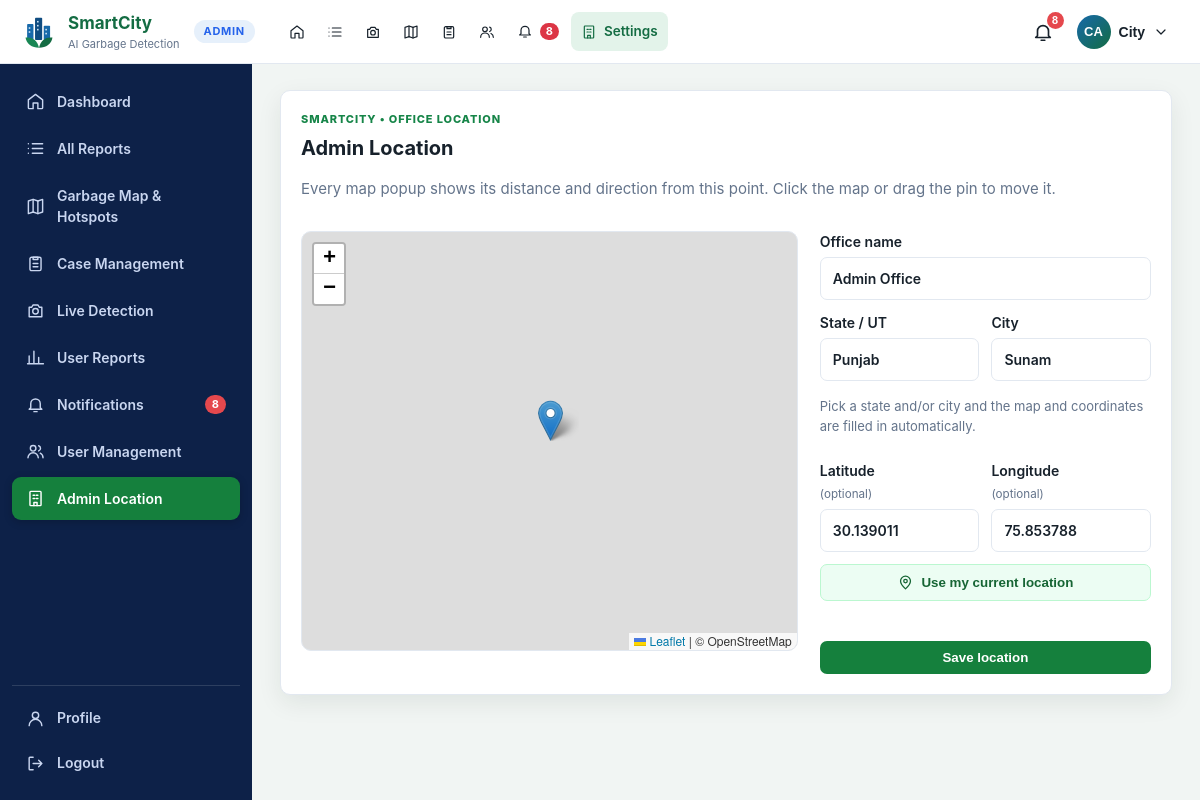
/admin/location (signed in), run on the app's committed database.
### tables this page shows
CREATE TABLE users (
    id INTEGER PRIMARY KEY AUTOINCREMENT,
    username TEXT NOT NULL UNIQUE COLLATE NOCASE,
    email TEXT UNIQUE COLLATE NOCASE,
    full_name TEXT NOT NULL,
    phone TEXT,
    password_hash TEXT NOT NULL,
    role TEXT NOT NULL DEFAULT 'user' CHECK(role IN ('admin', 'user', 'staff')),
    is_active INTEGER NOT NULL DEFAULT 1,
    created_at TEXT NOT NULL DEFAULT CURRENT_TIMESTAMP,
    last_login_at TEXT
);

CREATE TABLE settings (
    key TEXT PRIMARY KEY,
    value TEXT
);

### app/main.py (the view, shortened to what this page needs)
    @app.route("/admin/location", methods=["GET", "POST"])
    @admin_required
    def admin_location_page():
        errors = []
        location = admin_location()
        return render_template(
            "admin_location.html", location=location, errors=errors,
            states=sorted(geocode.STATE_CAPITALS),
        )

### app/auth.py (called while the page is built)
def initials(name: str | None) -> str:
    parts = [p for p in (name or "").split() if p]
    if not parts:
        return "?"
    if len(parts) == 1:
        return parts[0][:2].upper()
    return (parts[0][0] + parts[-1][0]).upper()

def login_required(view):
    @wraps(view)
    def wrapped(*args, **kwargs):
        if g.user is None:
            if request.path.startswith("/api/"):
                return {"ok": False, "error": "Please sign in to continue."}, 401
            next_url = request.full_path.rstrip("?") if request.method == "GET" else None
            login_endpoint = LOGIN_ENDPOINTS[area_for_path(request.path)]
            return redirect(url_for(login_endpoint, next=next_url))
        return view(*args, **kwargs)
    return wrapped

def admin_required(view):
    @wraps(view)
    @login_required
    def wrapped(*args, **kwargs):
        if g.user["role"] != ROLE_ADMIN:
            abort(403)
        return view(*args, **kwargs)
    return wrapped

### app/database/db.py (called while the page is built)
@contextmanager
def connect(database_path: str | Path):
    connection = sqlite3.connect(database_path)
    connection.row_factory = sqlite3.Row
    connection.execute("PRAGMA foreign_keys = ON")
    try:
        yield connection
        connection.commit()
    except Exception:
        connection.rollback()
        raise
    finally:
        connection.close()

def _notification_scope(audience, user_id):
    if audience == "user":
        return "n.audience = 'user' AND d.user_id = ?", [user_id]
    if audience == "staff":
        return (
            "n.audience = 'staff' AND c.assignee_id IN (SELECT id FROM assignees WHERE user_id = ?)",
            [user_id],
        )
    return "n.audience = 'admin'", []

def unread_notification_count(database_path, audience="admin", user_id=None):
    where, params = _notification_scope(audience, user_id)
    with connect(database_path) as connection:
        return connection.execute(
            f"""SELECT COUNT(*) FROM notifications n
                JOIN cases c ON c.id = n.case_id
                JOIN detections d ON d.id = c.detection_id
                WHERE n.is_read = 0 AND {where}""",
            params,
        ).fetchone()[0]

def get_user(database_path, user_id):
    if user_id is None:
        return None
    with connect(database_path) as connection:
        return connection.execute("SELECT * FROM users WHERE id = ?", (user_id,)).fetchone()

### app/templates/admin_location.html (shortened to what this page needs)
{% extends 'admin_base.html' %}{% from '_icons.html' import icon %}
{% block head %}<link rel="stylesheet" href="https://unpkg.com/leaflet@1.9.4/dist/leaflet.css"><script src="https://unpkg.com/leaflet@1.9.4/dist/leaflet.js"></script>{% endblock %}
{% block content %}
<section class="panel"><div class="panel-heading"><div><small class="eyebrow">SMARTCITY • OFFICE LOCATION</small><h2>Admin Location</h2><p>Every map popup shows its distance and direction from this point. Click the map or drag the pin to move it.</p></div></div>
<div class="location-grid"><div id="locMap" class="loc-map" data-lat="{{ location['lat'] }}" data-lng="{{ location['lng'] }}"></div>
<form method="post" class="loc-form">
<label>Office name<input name="label" maxlength="80" value="{{ location['label'] }}" required></label>
<div class="field-pair">
<label>State / UT<input id="stateInput" name="state" list="stateList" maxlength="80" value="{{ location['state'] }}" placeholder="e.g. Punjab" autocomplete="off"></label>
<label>City<input id="cityInput" name="city" maxlength="80" value="{{ location['city'] }}" placeholder="e.g. Mohali" autocomplete="off"></label>
</div>
<p class="muted-note">Pick a state and/or city and the map and coordinates are filled in automatically.</p>
<div class="field-pair">
<label>Latitude <small>(optional)</small><input id="latInput" name="latitude" type="number" step="any" min="-90" max="90" value="{{ location['lat'] }}" placeholder="auto"></label>
<label>Longitude <small>(optional)</small><input id="lngInput" name="longitude" type="number" step="any" min="-180" max="180" value="{{ location['lng'] }}" placeholder="auto"></label>
</div>
<button class="button secondary" type="button" id="useMyLocation">{{ icon('pin', 17) }} Use my current location</button>
<button class="button" type="submit">Save location</button></form></div></section>
{% endblock %}

### app/templates/_profile_menu.html (shortened to what this page needs)
{% from '_icons.html' import icon %}
{% if current_user %}
<div class="profile-menu" data-dropdown>
  <button class="profile-trigger" type="button" data-dropdown-toggle aria-haspopup="menu" aria-expanded="false" aria-label="Account menu">
    <span class="avatar">{{ user_initials }}</span>
    <span class="profile-name">{{ current_user['full_name'].split()[0] }}</span>
    {{ icon('chevron', 16) }}
  </button>
</div>
{% else %}
<div class="auth-links"><a class="button secondary" href="{{ url_for('login') }}">Login</a><a class="button" href="{{ url_for('register') }}">Register</a></div>
{% endif %}

### app/static/css/mobile-app.css (style rules this page uses)
html { -webkit-text-size-adjust:100%;text-size-adjust:100%;-webkit-tap-highlight-color:transparent }
body { padding-left:env(safe-area-inset-left);padding-right:env(safe-area-inset-right);overflow-x:hidden }
.panel,.table-wrap,.table-scroll { overflow-x:auto }

### app/static/css/app.css (style rules this page uses)
:root { --green:#146c43;--green2:#198754;--blue:#1769aa;--amber:#c97805;--red:#bd3039;--ink:#25332d;--muted:#69766f;--bg:#f5f7f5;--card:#fff;--line:#dfe6e1;--shadow:0 3px 12px #1a30200d }
* { box-sizing:border-box }
body { margin:0;background:var(--bg);color:var(--ink);font:15px/1.5 Arial,Segoe UI,sans-serif }
.button,.danger { display:inline-flex;justify-content:center;align-items:center;gap:7px;border:0;border-radius:6px;background:var(--green2);color:#fff;padding:10px 15px;font-weight:700;text-decoration:none;cursor:pointer }
.button.secondary { background:#e8f2ec;color:var(--green) }
.panel,.stat-grid article { background:var(--card);border:1px solid var(--line);border-radius:8px;box-shadow:var(--shadow) }
.panel { padding:22px;margin-bottom:20px }
.panel-heading { display:flex;justify-content:space-between;gap:16px;margin-bottom:16px }
.panel h2 { margin:0;font-size:20px }
.panel-heading p,small { color:var(--muted) }
input,select { max-width:100%;border:1px solid #cbd7cf;border-radius:6px;padding:10px;background:#fff;color:var(--ink) }

### app/static/css/final-ui.css (style rules this page uses)
:root { --green:#064e3b;--green2:#15803d;--blue:#2563eb;--amber:#f59e0b;--red:#dc2626;--ink:#17212b;--muted:#64748b;--bg:#f5f7f6;--line:#e2e8f0;--shadow:0 8px 24px rgba(15,42,30,.08) }
body { font-family:Inter,ui-sans-serif,system-ui,-apple-system,"Segoe UI",sans-serif;color:var(--ink);background:var(--bg) }
.button { border-radius:7px;padding:9px 14px;background:#15803d;box-shadow:none }
.button.secondary { background:#ecfdf3;color:#166534;border:1px solid #bbf7d0 }
.panel { border-radius:10px;padding:20px;box-shadow:var(--shadow) }

### app/static/css/final-polish.css (style rules this page uses)
body { background:linear-gradient(145deg,#f7fbf8 0%,#f3f9ff 54%,#f8fcf7 100%) }
.eyebrow { display:block;margin-bottom:5px;color:#168548;font-size:11px;font-weight:800;letter-spacing:.08em }

### app/static/css/portal.css (style rules this page uses)
:root { --navy:#0d2148;--navy2:#132b5c;--sky:#e6f0fb }
.avatar { display:inline-grid;place-items:center;width:34px;height:34px;border-radius:50%;background:linear-gradient(135deg,#1769aa,#146c43);color:#fff;font-weight:700;font-size:13px;letter-spacing:.02em;flex:0 0 auto }
.profile-menu { position:relative }
.profile-trigger { display:flex;align-items:center;gap:8px;background:none;border:1px solid transparent;border-radius:99px;padding:4px 10px 4px 4px;cursor:pointer;color:var(--ink);font:600 14px/1 Arial,sans-serif }
.muted-note { color:var(--muted);font-size:13px;margin:4px 0 12px }
.inline-form input,.stack-form input,.loc-form input { border:1px solid var(--line);border-radius:7px;padding:10px 12px;font:inherit;background:#fff;width:100% }
.stack-form,.loc-form { display:flex;flex-direction:column;gap:12px;max-width:520px }
.stack-form label,.loc-form label { display:flex;flex-direction:column;gap:5px;font-weight:600;font-size:14px }
.location-grid { display:grid;grid-template-columns:minmax(0,1.5fr) minmax(280px,1fr);gap:22px;align-items:start }
.loc-map { height:420px;border-radius:10px;border:1px solid var(--line);z-index:1 }
.admin-body { background:#f1f5f3 }
.admin-content .panel { margin-bottom:20px }
.field-pair { display:grid;grid-template-columns:1fr 1fr;gap:12px }
.loc-form label small { display:inline;font-weight:400;color:var(--muted) }

### data on the page
users: full_name "City"
settings: label "Admin Office"
settings: state "Punjab"
settings: city "Sunam"

### other printed values
{{ unread_notifications }} "8"
{{ label }} "Settings"
{{ user_initials }} "CA"
{{ label }} "Dashboard" "All Reports" "Garbage Map & Hotspots" "Case Management" "Live Detection" "User Reports" "Notifications" "User Management" "Admin Location"
